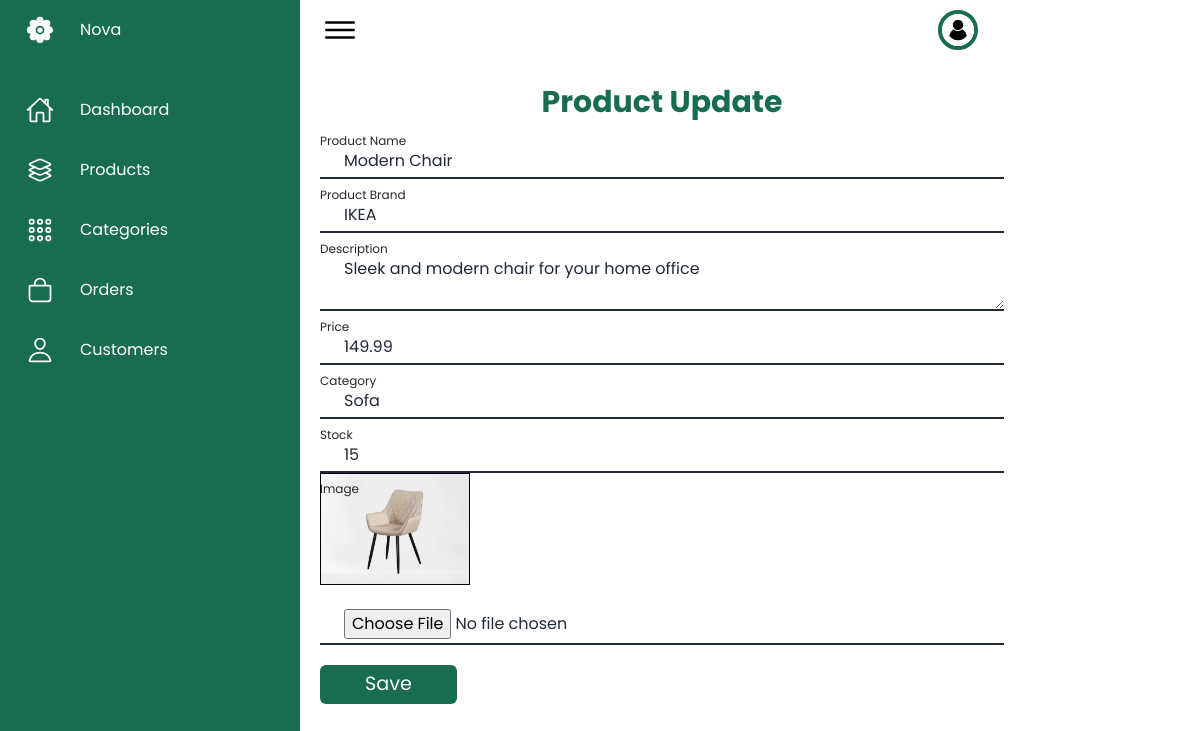
Screenshot of /admin/productUpdate.php?id=2 (signed in) with the database file from the repository.
### tables this page shows
CREATE TABLE `products` (
  `product_id` int(11) NOT NULL,
  `category_id` int(11) NOT NULL,
  `product_name` varchar(225) NOT NULL,
  `product_brand` varchar(225) NOT NULL,
  `product_description` text NOT NULL,
  `product_price` double NOT NULL,
  `product_stock` int(11) NOT NULL,
  `product_image` varchar(225) NOT NULL
);

### admin/productUpdate.php (the view, shortened to what this page needs)
<?php
    require_once "../assets/includes/navagationside.php";
    require_once "../assets/Database/Connection.php";
    if(isset($_GET['id'])) {
        $stmt = $pdo->query("SELECT * FROM category");
        $categories = $stmt->fetchAll(PDO::FETCH_ASSOC);
        $productId = $_GET['id'];
        $stmt = $pdo->prepare("SELECT * FROM products WHERE product_id = ?");
        $stmt->execute([$productId]);
        $product = $stmt->fetch(PDO::FETCH_ASSOC);
    } else {
        echo "Product ID not provided.";
        exit;
    }
?>
		<form action="" method="post" enctype="multipart/form-data">
		<div class="form">
			<h1 class="admin_title">Product Update</h1>
			<div class="relative w-full">
				<label for="p_name" class="absolute text-md text-zinc-800 duration-150 transform -translate-y-3 scale-75 top-4 z-10 origin-[0] peer-placeholder-shown:scale-100 peer-placeholder-shown:translate-y-0 peer-focus:scale-75 peer-focus:-translate-y-3">Product Name</label>
				<input value="<?= $product['product_name'] ?>" type="text" placeholder="Enter Product Name" name="p_name" id="p_name" class=" block w-full px-6 pt-6 pb-1 text-gray-800 appearance-none text-md bg-transparent border-b-2 border-gray-800 focus:outline-none focus:ring-0 peer" required>
			</div>
			<div class="product">
				<label for="p_brand" class="absolute text-md text-zinc-800 duration-150 transform -translate-y-3 scale-75 top-4 z-10 origin-[0] peer-placeholder-shown:scale-100 peer-placeholder-shown:translate-y-0 peer-focus:scale-75 peer-focus:-translate-y-3">Product Brand</label>
				<input value="<?= $product['product_brand'] ?>" type="text" placeholder="Enter Product Brand" name="p_brand" id="p_brand" class=" block w-full px-6 pt-6 pb-1 text-gray-800 appearance-none text-md bg-transparent border-b-2 border-gray-800 focus:outline-none focus:ring-0 peer" required>
			</div>
			<div class="product">
				<label for="p_description"  class="absolute text-md text-zinc-800 duration-150 transform -translate-y-3 scale-75 top-4 z-10 origin-[0] peer-placeholder-shown:scale-100 peer-placeholder-shown:translate-y-0 peer-focus:scale-75 peer-focus:-translate-y-3">Description</label>
				<textarea placeholder="Enter Prodcut Description" name="p_description" id="p_description" class=" block w-full px-6 pt-6 pb-1 text-gray-800 appearance-none text-md bg-transparent border-b-2 border-gray-800 focus:outline-none focus:ring-0 peer"><?= $product['product_description'] ?></textarea>
			</div>
			<div class="product">
				<label for="p_price"   class="absolute text-md text-zinc-800 duration-150 transform -translate-y-3 scale-75 top-4 z-10 origin-[0] peer-placeholder-shown:scale-100 peer-placeholder-shown:translate-y-0 peer-focus:scale-75 peer-focus:-translate-y-3">Price</label>
				<input value="<?= $product['product_price'] ?>" type="number" min="10" value="10" placeholder="Enter Product Price" name="p_price" id="p_price" class=" block w-full px-6 pt-6 pb-1 text-gray-800 appearance-none text-md bg-transparent border-b-2 border-gray-800 focus:outline-none focus:ring-0 peer">
			</div>
			<div class="product">
				<label for="p_category"  class="absolute text-md text-zinc-800 duration-150 transform -translate-y-3 scale-75 top-4 z-10 origin-[0] peer-placeholder-shown:scale-100 peer-placeholder-shown:translate-y-0 peer-focus:scale-75 peer-focus:-translate-y-3">Category</label>
				<select value="<?= $product['category_id']?>" id="p_category" name="p_category" class=" block w-full px-6 pt-6 pb-1 text-gray-800 appearance-none text-md bg-transparent border-b-2 border-gray-800 focus:outline-none focus:ring-0 peer">
					<?php foreach ($categories as $category) { ?>
						<option value="<?php echo $category['category_id']; ?>">
							<?php echo $category['category_name']; ?>
						</option>
					<?php } ?>
				</select>
			</div>
			<div class="product">
				<label for="p_stock"  class="absolute text-md text-zinc-800 duration-150 transform -translate-y-3 scale-75 top-4 z-10 origin-[0] peer-placeholder-shown:scale-100 peer-placeholder-shown:translate-y-0 peer-focus:scale-75 peer-focus:-translate-y-3">Stock</label>
				<input value="<?= $product['product_stock'] ?>" type="number"  min="1" value="1" name="p_stock" id="p_stock" class=" block w-full px-6 pt-6 pb-1 text-gray-800 appearance-none text-md bg-transparent border-b-2 border-gray-800 focus:outline-none focus:ring-0 peer">
			</div>
			<div class="product">
				<label for="pImg"  class="absolute text-md text-zinc-800 duration-150 transform -translate-y-3 scale-75 top-4 z-10 origin-[0] peer-placeholder-shown:scale-100 peer-placeholder-shown:translate-y-0 peer-focus:scale-75 peer-focus:-translate-y-3">Image</label>
				<img src="../<?= $product['product_image'] ?>" alt="" name="imgBox" width="150px" height="150px" style="border: 1px solid;" id="previewImg">
				<input type="file" id="pImg" name="pImg" accept="image/*" onchange="previewFile()" class=" block w-full px-6 pt-6 pb-1 text-gray-800 appearance-none text-md bg-transparent border-b-2 border-gray-800 focus:outline-none focus:ring-0 peer">
			</div>
			<div class="btncontainer">
				<button type="submit" class="save">Save</button>
			</div>
		</div>
		</form>

### assets/style/admin.css (style rules this page uses)
* { font-family: "Poppins"; margin: 0; padding: 0; box-sizing: border-box; }
body { min-height: 100vh; overflow-x: hidden; }
.admin_title { font-size: 30px; position: relative; font-weight: bold; color: var(--green); }
.form { justify-items: center; width: 100%; padding: 20px; }
.product { width: 100%; position: relative; }
.btncontainer { margin-top: 20px; width: 100%; }
.save { width: 20%; padding: 5px 10px; background: var(--green); text-decoration: none; color: var(--white); border-radius: 6px; font-size:1.2em; }

### rows the page displays
products: p_name "Modern Chair", p_brand "IKEA", p_description "Sleek and modern chair for your home office", p_price "149.99", p_stock "15", product_image (picture)

### other values shown
form field p_category "Sofa"
